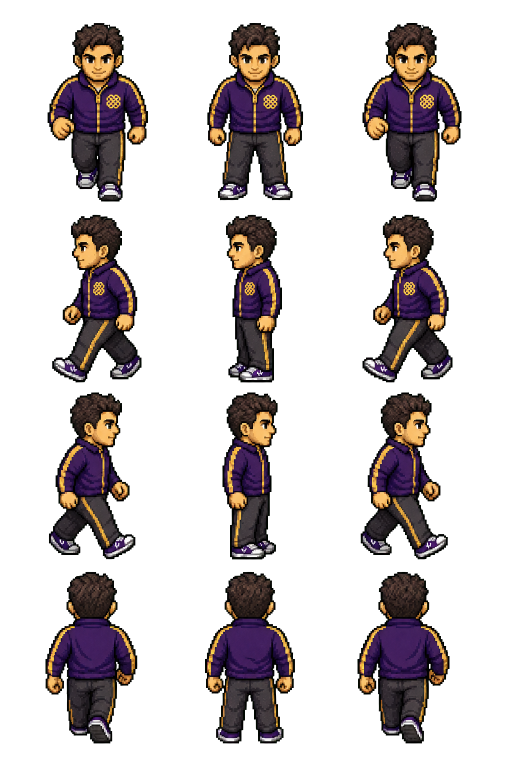
#> input picture art/imagegen/overworld_rex_v1_2026-07-13_alpha.png, 1024 x 1536 px, given in place of overworld_player_v3_2026-07-19_alpha.png, which was not available (shown at 1/2 size)
$ python prepare_battle_trainer_assets.py
#> lines starting #> are read from the running program, lines starting #| are printed output that depends on the picture; after the words box and inside, x2 and y2 are one past the last pixel; in counts of white or black regions, pixels touching at a corner belong together; pictures that were not available may be replaced by others from this repository, and a replacement may not be noted
"""Compile retained Imagegen character masters into battle trainer sprites."""

from pathlib import Path

from PIL import Image


ROOT = Path(__file__).resolve().parents[1]
ART = ROOT / "art" / "imagegen"
OUT = ROOT / "public" / "assets" / "sprites"
RUNTIME_SCALE = 2
LOGICAL_SIZE = 64
MAX_SUBJECT = (54, 60)
ALPHA_THRESHOLD = 96
OPAQUE_COLORS = 15

SOURCES = {
    "player": ART / "overworld_player_v3_2026-07-19_alpha.png",
    "rex": ART / "overworld_rex_v3_2026-07-19_alpha.png",
    "wrestler": ART / "overworld_wrestler_v3_2026-07-19_alpha.png",
    "athlete": ART / "overworld_athlete_v3_2026-07-19_alpha.png",
    "captain": ART / "overworld_captain_v3_2026-07-19_alpha.png",
    "camper": ART / "overworld_camper_v3_2026-07-19_alpha.png",
}
POSES = {
    "player": (1, 2),  # right-facing idle, toward the opposing corner
    "rex": (1, 1),  # left-facing idle, toward the player's corner
    "wrestler": (1, 1),
    "athlete": (1, 1),
    "captain": (1, 1),
    "camper": (1, 1),
}
IDENTITY_SHEET = ART / "trainer_battle_identity_sheet_v1_2026-07-18_alpha.png"
IDENTITY_POSES = {
    "opener": (0, 0),
    "funk_doctor": (1, 0),
    "professor": (2, 0),
    "senator": (0, 1),
    "anchor": (1, 1),
    "closer": (2, 1),
}


def largest_component(image: Image.Image) -> Image.Image:
    alpha = image.getchannel("A")
    points = {
        (x, y)
        for y in range(image.height)
        for x in range(image.width)
        if alpha.getpixel((x, y)) > 8
    }
    components = []
    while points:
        start = points.pop()
        component = {start}
        stack = [start]
        while stack:
            x, y = stack.pop()
            for nx in (x - 1, x, x + 1):
                for ny in (y - 1, y, y + 1):
                    point = (nx, ny)
                    if point in points:
                        points.remove(point)
                        component.add(point)
                        stack.append(point)
        components.append(component)
    if not components:
        raise RuntimeError("Battle trainer source contains no visible subject")
    main = max(components, key=len)
    result = image.copy()
    pixels = result.load()
    for y in range(result.height):
        for x in range(result.width):
            if pixels[x, y][3] and (x, y) not in main:
                pixels[x, y] = (0, 0, 0, 0)
    return result


def pose_subject(source: Image.Image, column: int, row: int) -> Image.Image:
    # Imagegen masters are three animation columns by four facing rows.
    left = round(source.width * column / 3)
    right = round(source.width * (column + 1) / 3)
    top = round(source.height * row / 4)
    bottom = round(source.height * (row + 1) / 4)
    cell = largest_component(source.crop((left, top, right, bottom)))
    bbox = cell.getchannel("A").getbbox()
    if not bbox:
        raise RuntimeError("Battle trainer front cell has no visible subject")
    return cell.crop(bbox)


def compile_subject(subject: Image.Image, output_path: Path) -> None:
    scale = min(MAX_SUBJECT[0] / subject.width, MAX_SUBJECT[1] / subject.height)
    fitted = subject.resize(
        (max(1, round(subject.width * scale)), max(1, round(subject.height * scale))),
        Image.Resampling.LANCZOS,
    )
    alpha = fitted.getchannel("A").point(lambda value: 255 if value >= ALPHA_THRESHOLD else 0)
    matte = Image.new("RGB", fitted.size, (19, 20, 22))
    matte.paste(fitted.convert("RGB"), (0, 0), alpha)
    reduced = matte.quantize(
        colors=OPAQUE_COLORS,
        method=Image.Quantize.MEDIANCUT,
        dither=Image.Dither.NONE,
    ).convert("RGBA")
    reduced.putalpha(alpha)
    logical = Image.new("RGBA", (LOGICAL_SIZE, LOGICAL_SIZE), (0, 0, 0, 0))
    logical.alpha_composite(reduced, ((LOGICAL_SIZE - reduced.width) // 2, LOGICAL_SIZE - reduced.height - 2))
    runtime = logical.resize(
        (LOGICAL_SIZE * RUNTIME_SCALE, LOGICAL_SIZE * RUNTIME_SCALE),
        Image.Resampling.NEAREST,
    )
    output_path.parent.mkdir(parents=True, exist_ok=True)
    runtime.save(output_path, optimize=True)


def compile_sprite(source_path: Path, output_path: Path, pose: tuple[int, int]) -> None:
    compile_subject(pose_subject(Image.open(source_path).convert("RGBA"), *pose), output_path)


def sheet_subject(source: Image.Image, column: int, row: int) -> Image.Image:
    cell_width = source.width // 3
    cell_height = source.height // 2
    cell = largest_component(source.crop((
        column * cell_width,
        row * cell_height,
        (column + 1) * cell_width,
        (row + 1) * cell_height,
    )))
    bbox = cell.getchannel("A").getbbox()
    if not bbox:
        raise RuntimeError("Trainer identity sheet cell has no visible subject")
    return cell.crop(bbox)


def validate(path: Path) -> None:
    image = Image.open(path).convert("RGBA")
    if image.size != (128, 128):
        raise RuntimeError(f"{path.name} is {image.size}; expected 128x128")
    logical = image.resize((64, 64), Image.Resampling.NEAREST)
    if logical.resize((128, 128), Image.Resampling.NEAREST).tobytes() != image.tobytes():
        raise RuntimeError(f"{path.name} breaks the exact 2x pixel grid")
    alpha = image.getchannel("A")
    if set(alpha.get_flattened_data()) - {0, 255}:
        raise RuntimeError(f"{path.name} contains translucent pixels")
    bbox = alpha.getbbox()
    if not bbox or bbox[1] > 16 or bbox[3] < 118:
        raise RuntimeError(f"{path.name} has an undersized silhouette {bbox}")


def main() -> None:
    for actor, source in SOURCES.items():
        output = OUT / f"battle_trainer_{actor}_v1.png"
        compile_sprite(source, output, POSES[actor])
#> in pose_subject, `left = round(source.width * column / 3)`: left = 341
#> in largest_component, `alpha = image.getchannel("A")`:
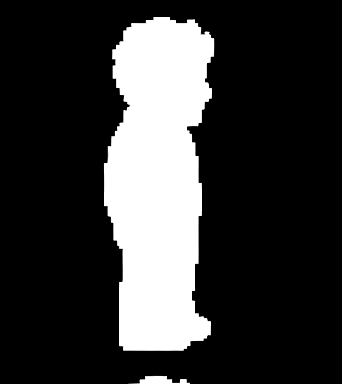
#> alpha: PIL image 342x384 L; min 0, max 255, mean 55
#> in largest_component, `points = { (x, y) for y in range(image.height) for x in range(image.wi..`: points = 28693 items
#> the loop in largest_component, `while points:` made 2 passes
#> after the loop in largest_component, `while points:`: components = 2 items; points = 0 items
#> in largest_component, `main = max(components, key=len)`: main = 28378 items
#> in largest_component, `result = image.copy()`:
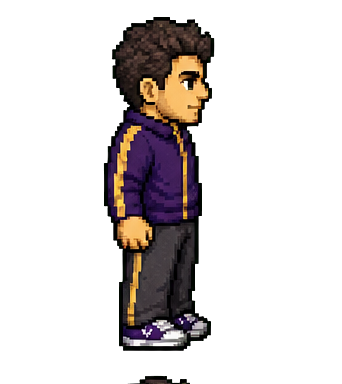
#> result: PIL image 342x384 RGBA; mean R, G, B, A 17.2, 12.7, 12.1, 55; transparent parts drawn white
#> in pose_subject, `bbox = cell.getchannel("A").getbbox()`: bbox = (103, 17, 215, 351)
#> in pose_subject, `return cell.crop(bbox)`:
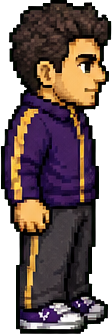
#> returned value: PIL image 112x334 RGBA; mean R, G, B, A 60.4, 44.5, 42.2, 191.3; transparent parts drawn white
#> in compile_subject, `scale = min(MAX_SUBJECT[0] / subject.width, MAX_SUBJECT[1] / subject.h..`: scale = 0.18
#> in compile_subject, `alpha = fitted.getchannel("A").point(lambda value: 255 if value >= ALP..`:
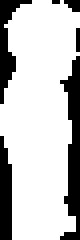
#> alpha: PIL image 20x60 L (shown 4 times larger); 76.4% white; 6 black regions (3 under 20 px), largest, box (x1, y1, x2, y2) and area: (15, 14, 20, 60) 127, (0, 0, 8, 26) 71, (0, 34, 3, 60) 68
#> in compile_subject, `matte.paste(fitted.convert("RGB"), (0, 0), alpha)`:
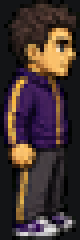
#> matte: PIL image 20x60 RGB (shown 4 times larger); mean R, G, B 65.1, 49.5, 47.7
#> in compile_subject, `logical = Image.new("RGBA", (LOGICAL_SIZE, LOGICAL_SIZE), (0, 0, 0, 0))`: logical: PIL image 64x64 RGBA; every value is 0
#> in compile_subject, `logical.alpha_composite(reduced, ((LOGICAL_SIZE - reduced.width) // 2,..`:
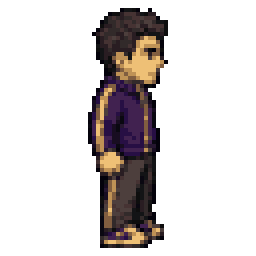
#> logical: PIL image 64x64 RGBA (shown 4 times larger); mean R, G, B, A 17.6, 13.1, 12.5, 57.1; transparent parts drawn white
        validate(output)
#> in validate, `alpha = image.getchannel("A")`:
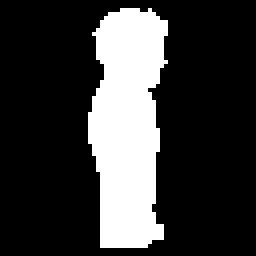
#> alpha: PIL image 128x128 L (shown 2 times larger); 22.4% white; 1 white region, box (x1, y1, x2, y2) and area: (44, 4, 84, 124) 3668
    identity_sheet = Image.open(IDENTITY_SHEET).convert("RGBA")
    for actor, pose in IDENTITY_POSES.items():
        output = OUT / f"battle_trainer_{actor}_v1.png"
        compile_subject(sheet_subject(identity_sheet, *pose), output)
        validate(output)
    total = len(SOURCES) + len(IDENTITY_POSES)
    print(f"Prepared {total} battle trainer sprites at 64px logical / 128px runtime.")


if __name__ == "__main__":
#> (the run stopped early here; a loop or call above may not have finished)
